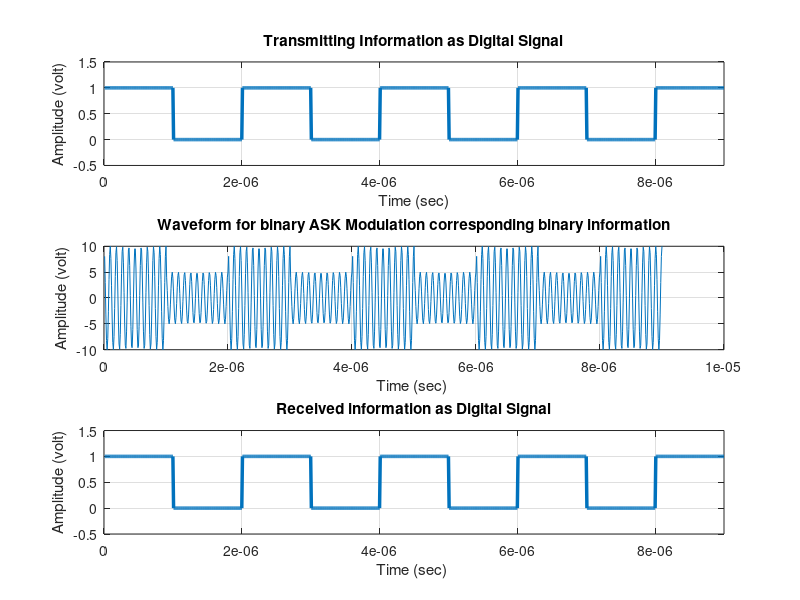

Recreate this plot in MATLAB.
clc;
clear all;
close all;
x= [1 0 1 0 1 0 1 0 1];
bp=0.000001;
%Session: 2018-2019
disp('Binary Information at transmitter');
disp(x);
%Representation of Transmitting binary information as digital signal
bit=[];
for n=1:1:length(x)
if x(n)==1
    se=ones (1,100);
else
x(n)==0;
se=zeros (1,100);
end
bit=[bit se];
end

t1=bp/100:bp/100:100*length(x)*(bp/100);
subplot (3,1,1)
plot (t1, bit, 'linewidth', 2.5);
grid on;
axis([0 bp*length(x) -0.5 1.5]);
ylabel('Amplitude (volt)');
xlabel('Time (sec)');
title('Transmitting Information as Digital Signal');
%Binary ASK Modulation
A1=10;
A2=5;
br=1/bp;
f=br*10;
t2=bp/99:bp/99:bp;
ss=length(t2);
m=[];
for(i=1:1:length(x))
if x(i)==1;
y=A1*cos(2*pi*f*t2);
else
y=A2*cos(2*pi*f*t2);
end
m= [m y];
end
t3=bp/99:bp/99:bp*length(x);
subplot (3,1,2)
plot (t3,m);
grid on;
xlabel('Time (sec) ');

ylabel('Amplitude (volt)');
title('Waveform for binary ASK Modulation corresponding binary information');
%Binary ASK Demodulation
mn=[];
for n=ss:ss:length(m)
t=bp/99:bp/99:bp;
y=cos(2*pi*f*t);
mm=y.*m((n-(ss-1)):n); 
t4=bp/99:bp/99:bp;
z=trapz(t4, mm);
zz=round((2*z/bp));
if (zz>7.5)
a=1;
else
a=0;
end
mn=[mn a];
end
disp('Binary Information at Receiver');
disp (mn);
%Represntation of Binary data into Digital signal
bit=[];
for n=1:length (mn)
if mn(n)==1;
se=ones(1,100);
else
se=zeros(1,100);
end
bit=[bit se];
end

t4=bp/100:bp/100:100*length(mn)*(bp/100);
subplot(3,1,3)
plot(t4, bit, 'linewidth', 2.5);
grid on;
axis([0 bp*length(mn) -0.5 1.5]);
xlabel('Time (sec) ');
ylabel('Amplitude (volt)');
title('Received information as Digital Signal');